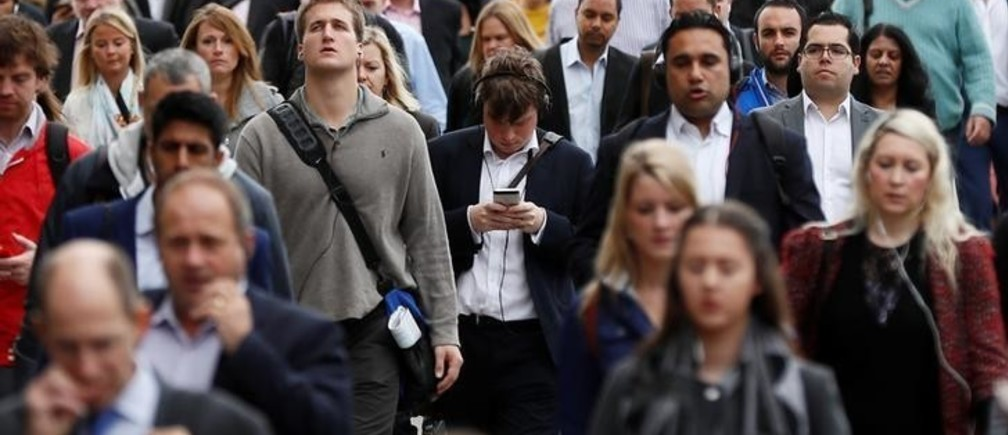
#> input picture ViewController/1-PreProcess/ImageEditor/Image-Editor-main/ppl.jpg, 1008 x 435 px
$ python -i scripts.py   (imports and definitions only)
#> lines starting #> are read from the running program, lines starting #| are printed output that depends on the picture; after the words box and inside, x2 and y2 are one past the last pixel; in counts of white or black regions, pixels touching at a corner belong together
# Create by Packetsss
# Personal use is allowed
# Commercial use is prohibited

import numpy as np
import cv2
from scipy import ndimage
import math
from copy import deepcopy


class Images:
    def __init__(self, img):
#> called with img = 'ppl.jpg'
        self.img = cv2.imread(img, 1)
#> self.img is the input picture: shape (435, 1008, 3); mean B, G, R 75.4, 75.9, 88.5
        if self.img.shape[0] / self.img.shape[1] < 0.76:
            self.img_width = 1100
            self.img_height = int(self.img_width * self.img.shape[0] / self.img.shape[1])
#> self.img_height = 474
        else:
            self.img_height = 700
            self.img_width = int(self.img_height * self.img.shape[1] / self.img.shape[0])

        self.img = cv2.resize(self.img, (self.img_width, self.img_height))
#> self.img: shape (474, 1100, 3)
        self.img_copy = deepcopy(self.img)
        self.grand_img_copy = deepcopy(self.img)

        self.img_name = img.split('/')[-1].split(".")[0]
        self.img_format = img.split('/')[-1].split(".")[1]

        self.left, self.right, self.top, self.bottom = None, None, None, None

        # self.bypass_censorship()

    # [22 lines left out: function auto_contrast, not called in this run]

    def auto_sharpen(self):
        self.img = cv2.detailEnhance(self.img, sigma_s=10, sigma_r=0.3)

    def auto_cartoon(self, style=0):
#> called with style = 0
        edges1 = cv2.bitwise_not(cv2.Canny(self.img, 100, 200))
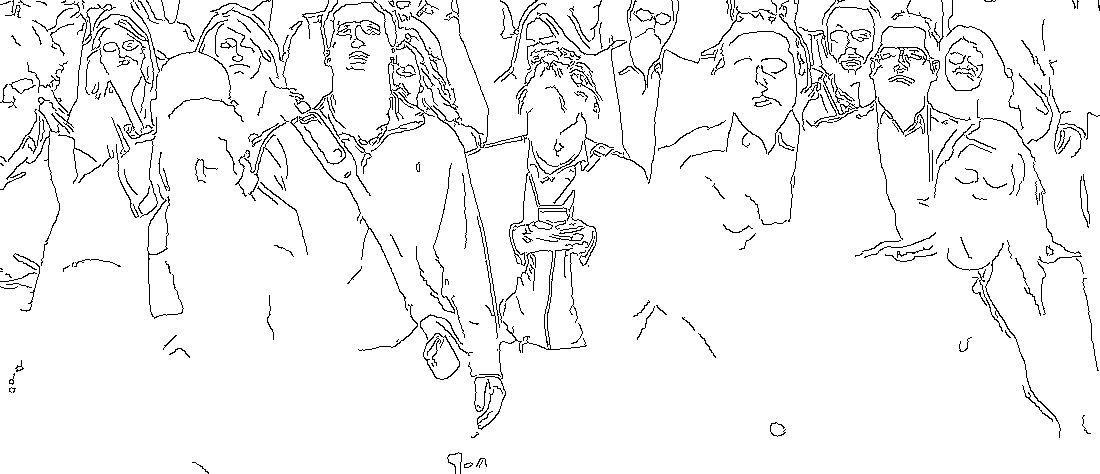
#> edges1: shape (474, 1100); 95.1% white; black in thin lines or dots
        gray = cv2.cvtColor(self.img, cv2.COLOR_BGR2GRAY)
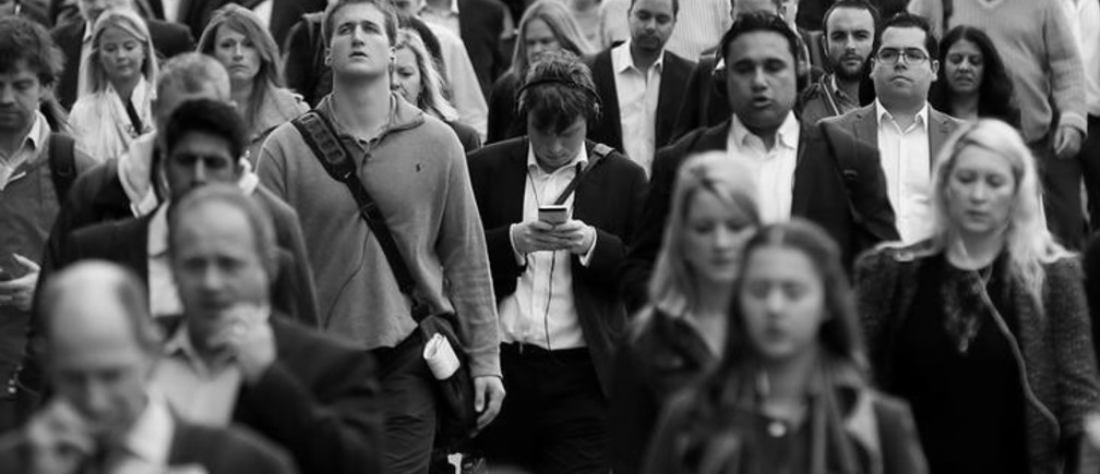
#> gray: shape (474, 1100); min 0, max 251, mean 79.5
        gray = cv2.medianBlur(gray, 5)
        edges2 = cv2.adaptiveThreshold(gray, 255, cv2.ADAPTIVE_THRESH_MEAN_C, cv2.THRESH_BINARY, 7, 7)
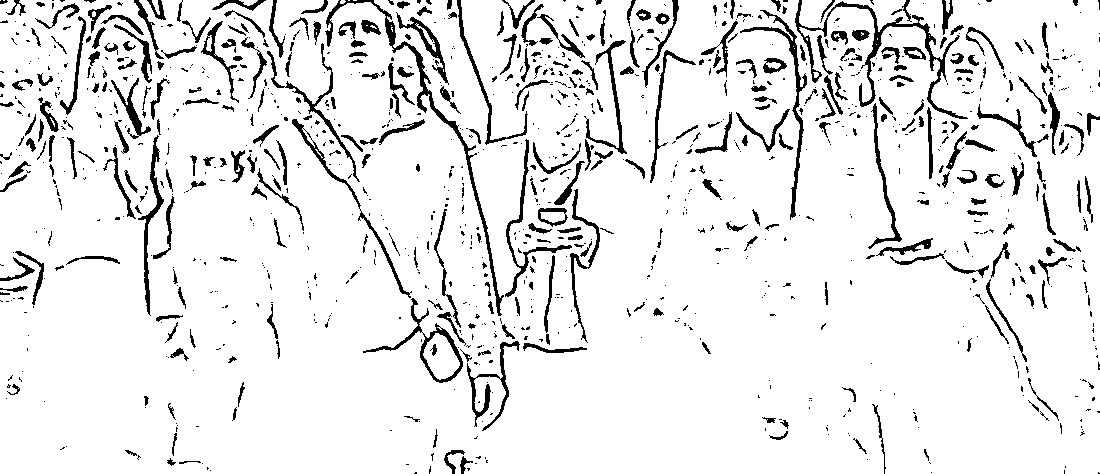
#> edges2: shape (474, 1100); 91.1% white; 1131 black regions (778 under 20 px), largest, box (x1, y1, x2, y2) and area: (795, 0, 968, 119) 1978, (325, 0, 504, 316) 1954, (740, 10, 807, 220) 1107
        dst = cv2.edgePreservingFilter(self.img, flags=2, sigma_s=64, sigma_r=0.25)

        if not style:
            # less blurry
            self.img = cv2.bitwise_and(dst, dst, mask=edges1)
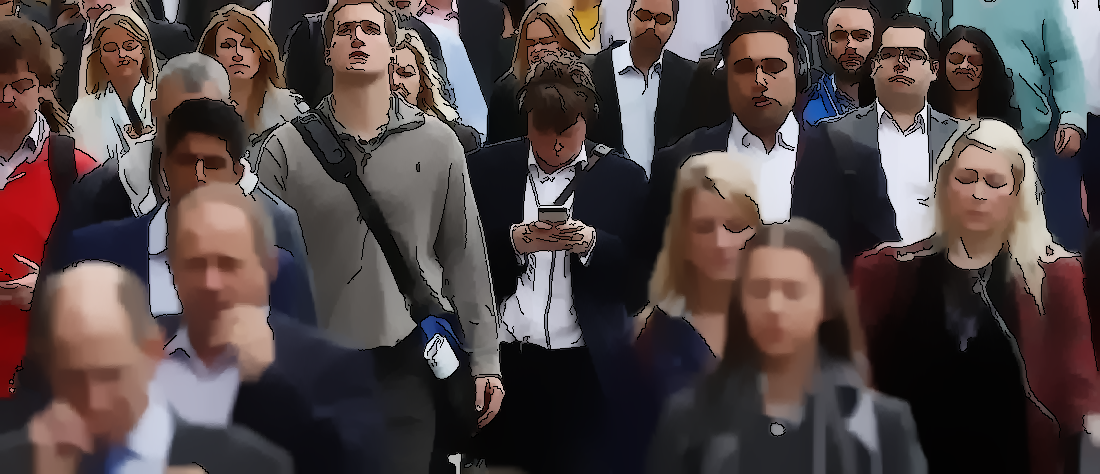
#> self.img: shape (474, 1100, 3); mean B, G, R 70.3, 70.7, 82.6
        else:
            # more blurry
            self.img = cv2.bitwise_and(dst, dst, mask=edges2)

    def auto_invert(self):
        self.img = cv2.bitwise_not(self.img)

    def change_b_c(self, alpha=1, beta=0):
        # contrast from 0 to 3, brightness from -100 to 100
        self.img = cv2.convertScaleAbs(self.img, alpha=alpha, beta=beta)

    # [19 lines left out: functions change_saturation, remove_color, not called in this run]

    def crop_img(self, left, right, top, bottom):
        self.img = self.img[left:right, top:bottom]

    # [62 lines left out: functions rotate_img, detect_face, bypass_censorship, not called in this run]

    def save_img(self, file):
        cv2.imwrite(file, self.img)

    # [8 lines left out: function reset, not called in this run]

    def grand_reset(self):
        self.img = deepcopy(self.grand_img_copy)
        self.img_copy = deepcopy(self.grand_img_copy)


# [8 lines left out: function main, not called in this run]


# [2 lines not run here, left out]

>>> result = Images('ppl.jpg').auto_cartoon()
